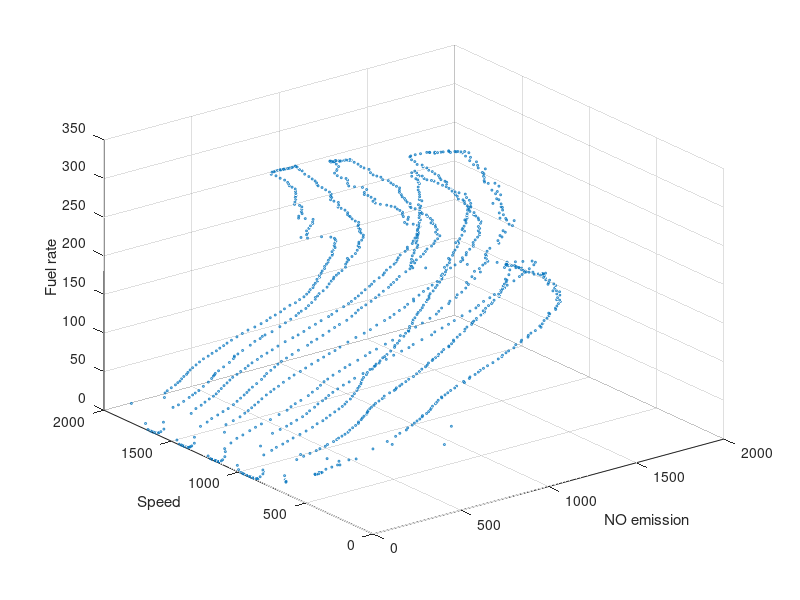

Here is the MATLAB script that generated this plot: (Note: this script raises an error after producing the figure.)
%% Problem 1
clear; clc
load('Ex1.mat')
in_speed = speed;
in_no = NOemission;
out_fuel = fuelrate;
clear speed fuelrate NOemission

%% A
scatter3(in_no, in_speed, out_fuel, 2)
xlabel('NO emission')
ylabel('Speed')
zlabel('Fuel rate')

%% B
X = [in_no(1:end); in_speed(1:end)];
Y = out_fuel(1:end);

X_train = [in_no(1:700)', in_speed(1:700)'];
Y_train = out_fuel(1:700)';

X_valid = [in_no(701:end)', in_speed(701:end)'];
Y_valid = out_fuel(701:end)';

%% C
Linear_md = fitrlinear(X_train, Y_train)
fprintf('Accuracy on train data is %i\n',loss(Linear_md, X_train, Y_train));
fprintf('Accuracy on validation data is %i\n',loss(Linear_md, X_valid, Y_valid));

%%

fitglm(X_train, Y_train)

%% D
Z = max(Y_train);
Z_train = log((Z-Y_train)./Y_train);
Linear_md = fitrlinear(X_train, Z_train);
logestic_valid_out = sum(Linear_md.Beta .* X_valid') + Linear_md.Bias;
logestic_valid_out = Z ./ (1 + exp(logestic_valid_out));
fprintf('Accuracy on validation data is %i\n',immse(logestic_valid_out, Y_valid'));

%% E
net = fitnet(100);
net.divideFcn = 'divideind';
net.divideParam.trainInd = 1:700;
net.divideParam.valInd   = 701:length(Y);
net = train(net, X, Y)

%% Problem 2
clear; clc
load('Ex2.mat')

scatter3(TrainData(1,:), TrainData(2,:), TrainData(3,:), 10, TrainData(4,:)); % draw 2 classes of data

%% A

%% feedforwardnet with 1 layer small hiddenLayerSize
net = feedforwardnet(2);
view(net)

%% feedforwardnet with 1 layer big hiddenLayerSize
net = feedforwardnet(25);
view(net)

%% feedforwardnet with 2 layer
net = feedforwardnet([10, 10]);
view(net)

%% patternnet with 1 layer small hiddenLayerSize
net = patternnet(2);
view(net)

%% patternnet with 1 layer big hiddenLayerSize
net = patternnet(25);
view(net)

%% patternnet with 2 layer
net = patternnet([10, 10]);
view(net)

%% Setup and train network for part A
% Setup Division of Data for Training, Validation, Testing
net.divideParam.trainRatio = 80/100;
net.divideParam.valRatio = 20/100;
net.divideParam.testRatio = 0/100; 
        
% Train the Network for Part B
[net,tr] = train(net,TrainData(1:3,:),TrainData(4,:));

%% Calculate part A network accuracy on validation part of the main train data
val_data = TrainData(:,tr.valInd);

ans_net_in_val_data = net(val_data(1:3,:));
val_size = size(val_data,2);
number_of_errors = sum(abs((round(ans_net_in_val_data) > 0) - val_data(4,:)));
accuracy_in_val_data = (val_size - number_of_errors) / val_size * 100;

fprintf('Accuracy on validation part of the main train data is %g %%\n',accuracy_in_val_data);

%% Calculate part A network accuracy on whole part of the main train data
ans_net_in_train_data = net(TrainData(1:3,:));
train_size = size(TrainData,2);
number_of_errors = sum(abs((round(ans_net_in_train_data) > 0) - TrainData(4,:)));
accuracy_in_whole_data = (train_size - number_of_errors) / train_size * 100;

fprintf('Accuracy on whole of the main train data is %g %%\n',accuracy_in_whole_data);

%% Calculate part A output for the main test data
ans_net_in_test_data = net(TestData);
testlabel_a = abs((round(ans_net_in_test_data) > 0));
save testlabel_a

%% B (prepare data for this part)
Train_out(1,:) = (TrainData(4,:)==0); % generate first output
Train_out(2,:) = (TrainData(4,:)==1); % generate second output
Train_out = double(Train_out); % ouput size is a 2*N 
Train_in = TrainData(1:3,:); % input size is a 3*N  

%% feedforwardnet with 1 layer small hiddenLayerSize
net = feedforwardnet(2);
view(net)

%% feedforwardnet with 1 layer big hiddenLayerSize
net = feedforwardnet(25);
view(net)

%% feedforwardnet with 2 layer
net = feedforwardnet([10, 10]);
view(net)

%% patternnet with 1 layer small hiddenLayerSize
net = patternnet(2);
view(net)

%% patternnet with 1 layer big hiddenLayerSize
net = patternnet(25);
view(net)

%% patternnet with 2 layer
net = patternnet([10, 10]);
view(net)

%% Setup and train network for part B
% Setup Division of Data for Training, Validation, Testing
net.divideParam.trainRatio = 80/100;
net.divideParam.valRatio = 20/100;
net.divideParam.testRatio = 0/100; 

% Train the Network for Part B
[net,tr] = train(net,Train_in,Train_out);

%% Calculate part B network accuracy on validation part of the main train data
val_data = TrainData(:,tr.valInd);

ans_net_in_val_data = net(val_data(1:3,:));
val_size = size(val_data,2);
number_of_errors = sum(abs(double(ans_net_in_val_data(2,:)>ans_net_in_val_data(1,:)) - val_data(4,:)));
accuracy_in_val_data = (val_size - number_of_errors) / val_size * 100;

fprintf('Accuracy on validation part of the main train data is %g %%\n',accuracy_in_val_data);

%% Calculate part B network accuracy on whole part of the main train data
ans_net_in_train_data = net(TrainData(1:3,:));
train_size = size(TrainData,2);
number_of_errors = sum(abs(double(ans_net_in_train_data(2,:)>ans_net_in_train_data(1,:)) - TrainData(4,:)));
accuracy_in_whole_data = (train_size - number_of_errors) / train_size * 100;

fprintf('Accuracy on whole part of the main train data is %g %%\n',accuracy_in_whole_data);

%% Calculate part B output for the main test data
ans_net_in_test_data = net(TestData);
testlabel_b = abs(double(ans_net_in_test_data(2,:)>ans_net_in_test_data(1,:)));
save testlabel_b
